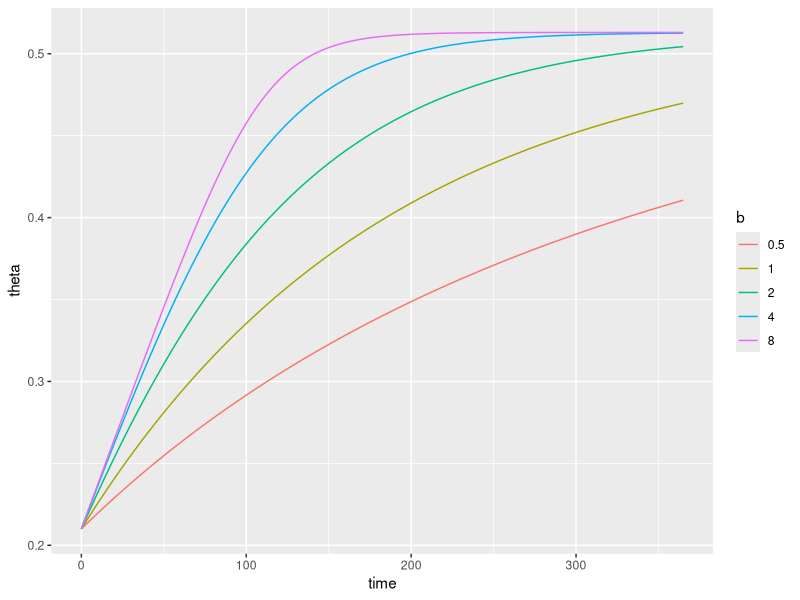
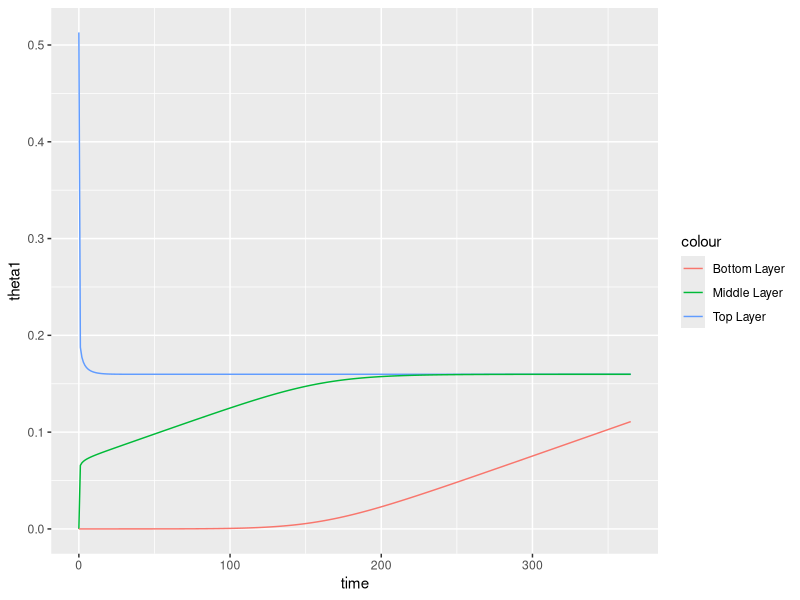
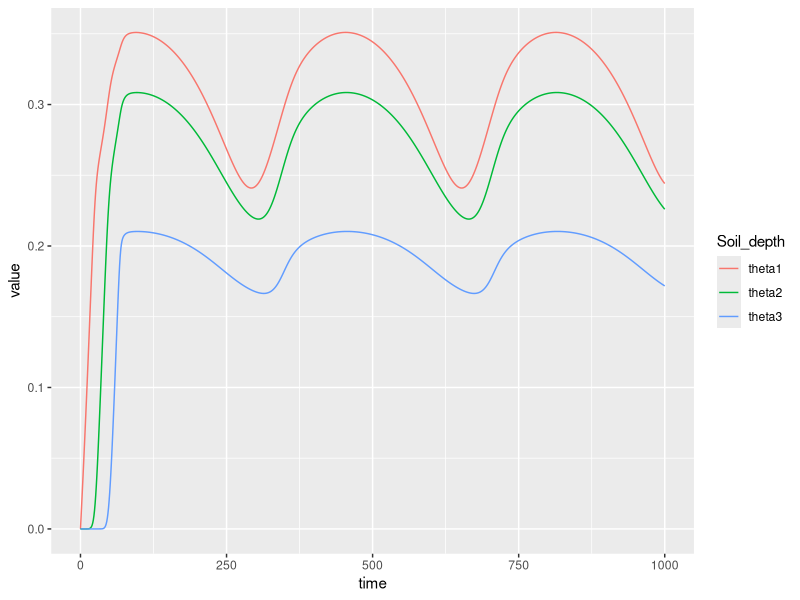
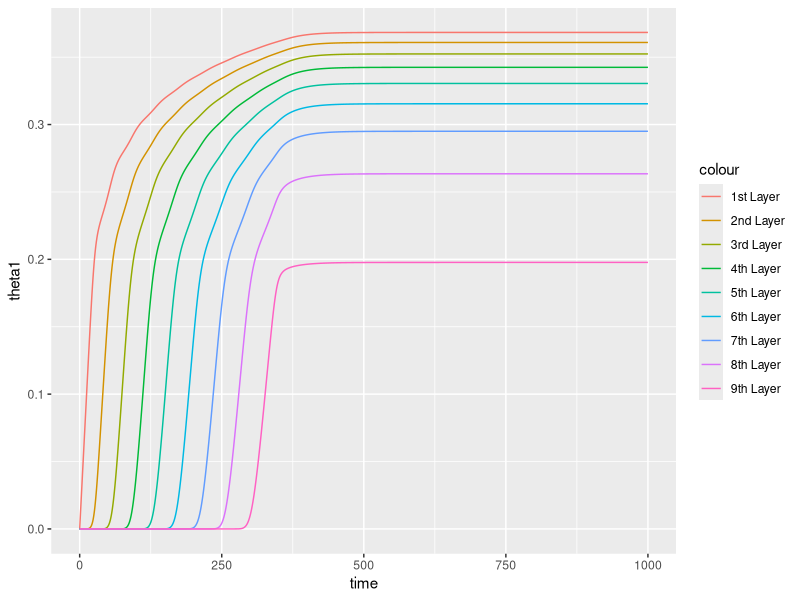
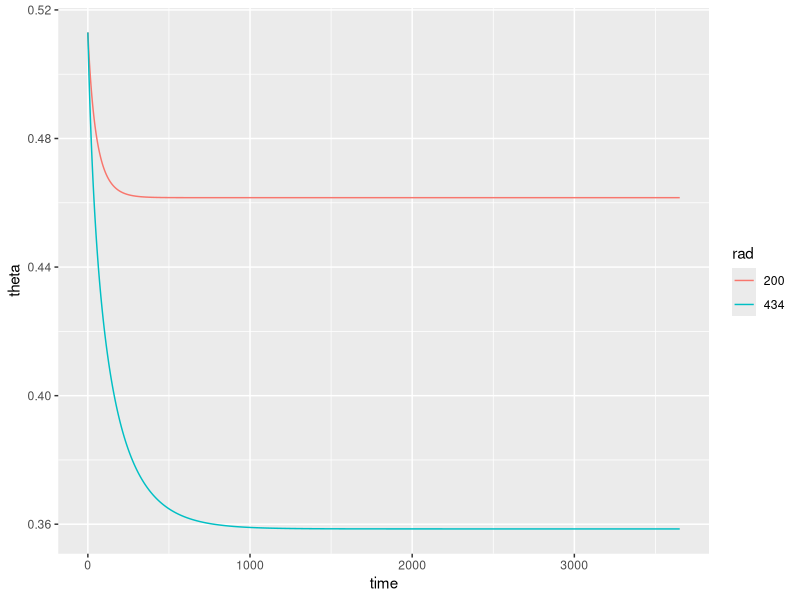
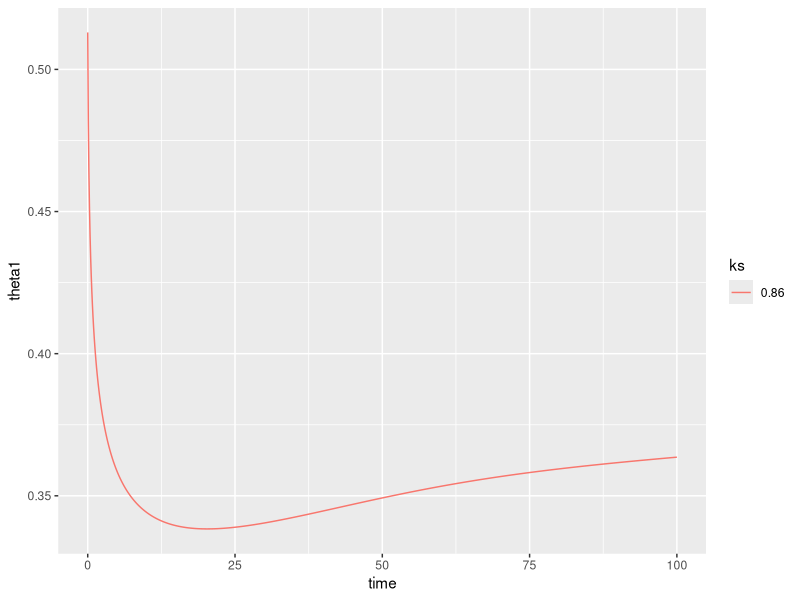
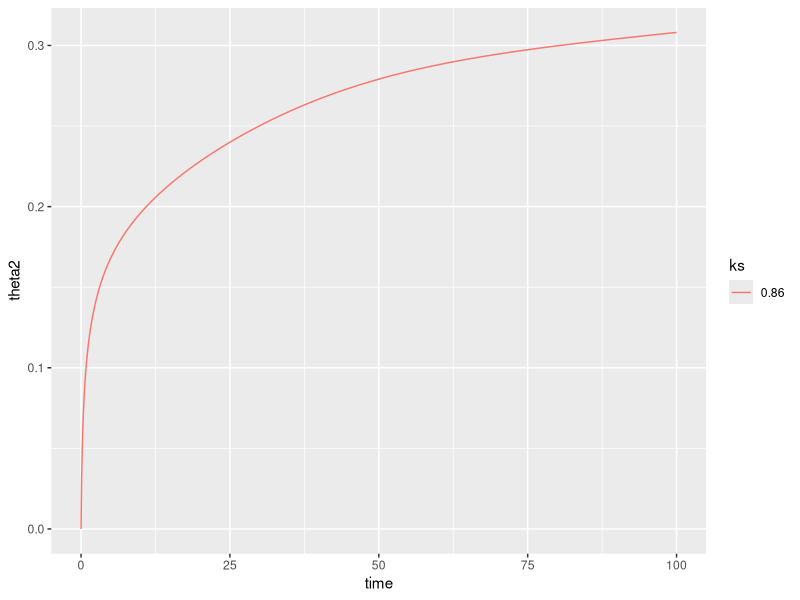
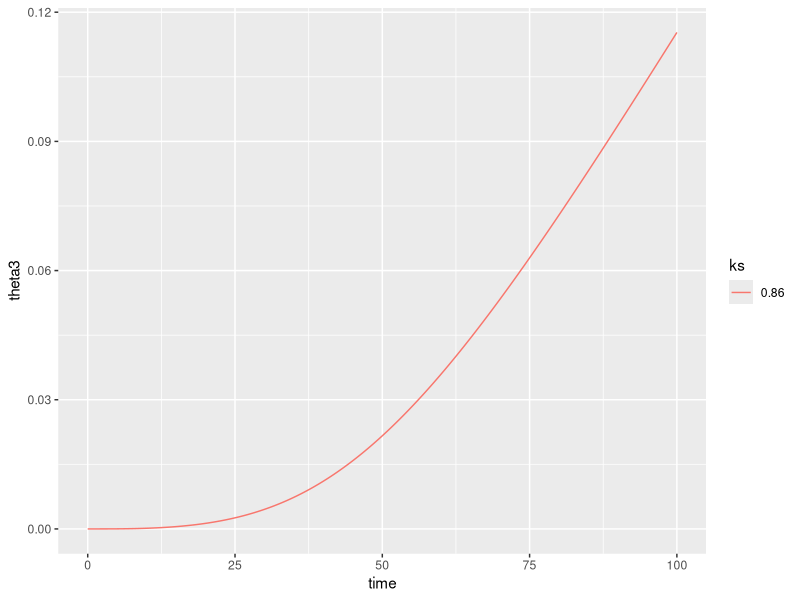

Reproduce these figures in R, in order.
## ---- chunk 1
knitr::opts_chunk$set(echo = TRUE)
## ---- chunk 2
library(tidyverse)
library(deSolve)
## ---- chunk 3
# Timestep
t <- seq(0,365, by = 1)

# Variables
theta_init <- c(theta=0.210)

# Model parameters
params <- 
  expand_grid(theta_sat = 0.513, 
            R  = 1000/365,
            b = c(1, 0.5, 2, 4, 8),
            z = 1000) %>%
        split(., .$b)

# Rates of change
theta_rates <- function(t, theta, params) {
  with(as.list(c(theta, params)), {
    
    dtheta_dt = (R*(1-(theta/theta_sat)^b))/z

    return(list(c(dtheta_dt)))
  })
}
## ---- chunk 4

logistic_solution <-
  map_dfr(
    params,
    ~ode(
    y = theta_init,
    times = t,
    func = theta_rates,
    parms = .x) %>%
  as.data.frame(), .id = "b")
## ---- chunk 5

logistic_solution %>% 
  ggplot(aes(time, theta, col=b)) +
  geom_line()

## ---- chunk 6
# Timestep
t <- seq(0,365, by = 1)

# Variables
theta_init <- c(theta1=0.513, theta2=0, theta3=0)

# Model parameters for silty loam (Landsberg)
params <- 
  expand_grid(theta_sat = 0.513, 
    R  = 1/365,
    #convert to day
    ksat = c(12.2*24),
    nk = 11.9
    ) %>%
        split(., .$ksat)

# Rates of change
theta_rates <- function(t, theta, params) {
  with(as.list(c(theta, params)), {
    dtheta1_dt = R - (ksat * (theta1/theta_sat)^nk)/0.1
    dtheta2_dt = ((ksat * (theta1/theta_sat)^nk) - (ksat * (theta2/theta_sat)^nk))/0.5
    dtheta3_dt = ((ksat * (theta2/theta_sat)^nk))/0.5
    return(list(c(dtheta1_dt,dtheta2_dt,dtheta3_dt)))
  })
}

## ---- chunk 7

logistic_solution <-
  map_dfr(
    params,
    ~ode(
    y = theta_init,
    times = t,
    func = theta_rates,
    parms = .x) %>%
  as.data.frame(), .id = "ks")
## ---- chunk 8

logistic_solution %>% 
 ggplot(aes(time)) + 
  geom_line(aes(y = theta1, col="Top Layer")) + 
  geom_line(aes(y = theta2, col="Middle Layer")) +
  geom_line(aes(y = theta3, col="Bottom Layer"))


## ---- chunk 9
# Timestep
t <- seq(0,1000, by = 0.1)

# Variables
theta_init <- c(theta11=0, theta22=0, theta33=0, theta44=0)



# Model parameters for silty loam (Landsberg)
params <- list(
  c(
    R=3/365,
    dsat = 1.4,
    nd = 6.5,
    theta_sat = c(0.482),
    b=8,
    amp=0,
    I_constant=1,
    sine_height=1,
    frequency=180,
    ksat=292.8,
    nk=11.9
    ))


# Rates of change
theta_rates1 <- function(t, theta_init, params) {
  with(as.list(c(theta_init, params)), {
    dtheta1_dt=R-(-dsat*(theta11/theta_sat)^nd)*((theta22-theta11)/0.50)
    dtheta2_dt=(-dsat*(theta11/theta_sat)^nd)*((theta22-theta11)/0.50)-(-dsat*(theta22/theta_sat)^nd)*((theta33-theta22)/0.50)
    dtheta3_dt=(-dsat*(theta22/theta_sat)^nd)*((theta33-theta22)/0.50)-((ksat)*(theta33/theta_sat)^nk)
    dtheta4_dt=((ksat)*(theta33/theta_sat)^nk)
    
    return(list(c(dtheta1_dt,dtheta2_dt,dtheta3_dt,dtheta4_dt)))
  })
}
## ---- chunk 10

logistic_solution1 <-
  map_dfr(
    params,
    ~ode(
    y = theta_init,
    times = t,
    func = theta_rates1,
    parms = .x) %>%
  as.data.frame())
## ---- chunk 11
#set time period and time step
t <- seq(0,1000, by = 1)

#how many soil depths should be monitored
n=3

#set depth of points, can be customised. N-1 in this case accounts for one customsied point, all others are the same
standard_depth = 0.5
z <- c(0.10, rep(standard_depth, n-1))

i=1

#set vector to collect gradients 
dtheta_dt <- vector(length = n)

#set initial soil moisture content for each layer (boundary z[i] - z[i-1]) as well as the amount of water lost to deep drainage and runoff and the total amount of rainfall falling in period for sanity check, particulary important for when inclduing temporal variation
theta_init <- c(theta=rep(0, n), runoff = 0, deep_drainage=0, cumulative_rain=0)

#set parameter values
params <- list(
  c(
    R=3/365,
    dsat = 1.4,
    nd = 6.5,
    theta_sat = 0.482,
    b=8,
    ksat=292.8,
    nk=11.9,
    amp=1,
    sine_height=1,
    frequency=180,
    I_constant = 1
    ))
#soil moisture drainage model

theta_rates <- function(t, theta, params) {
  with(as.list(c(theta, params)), {
    
    I = (1-I_constant*(theta[i]/theta_sat)^b)
    S = amp*sin(t/frequency*pi)+sine_height
    

    for(i in 1:n){
    
    #top layer. Non-infiltrating rainfall is stored in runoff, but leaves the plant-accessible water budget forever. 
      if(i == 1) {
    inflow = R*S*I
    runoff = (R*S)*(1-I)
    outflow = (-dsat*(theta[i]/theta_sat)^nd)*((theta[i+1]-theta[i])/z[i+1])
  
      }
    
    #middle layers  
      if(!i %in% c(1, n)) {
     inflow = (-dsat*(theta[i-1]/theta_sat)^nd)*((theta[i]-theta[i-1])/z[i])
     outflow= (-dsat*(theta[i]/theta_sat)^nd)*((theta[i+1]-theta[i])/z[i+1])
      }
      
    # last layer - water that outflows from this layer is gone forever. Values are stored in deep_drainage.
      if(i == (n)) {
    inflow = (-dsat*(theta[i-1]/theta_sat)^nd)*((theta[i]-theta[i-1])/z[i])
    outflow = ((ksat)*(theta[i]/theta_sat)^nk)
    deep_drainage = ((ksat)*(theta[i]/theta_sat)^nk)
      }
    
      
    dtheta_dt[i] = inflow - outflow
    runoff = runoff
    deep_drainage = deep_drainage
    cumulative_rain = R*S
    }
    
    return(list(c(dtheta_dt, runoff, deep_drainage, cumulative_rain)))
  })
}



## ---- chunk 12

logistic_solution <-
  map_dfr(
    params,
    ~ode(
    y = theta_init,
    times = t,
    func = theta_rates,
    parms = .x) %>%
  as.data.frame())
## ---- chunk 13

logistic_solution %>%
  select(time, contains("theta")) %>%
  pivot_longer(., contains("theta")) %>%
  rename(Soil_depth = name) %>%
  ggplot(aes(time)) +
  geom_line(aes(y=value, col=Soil_depth))
 
## ---- chunk 14
#ignore below for now


# Timestep
t <- seq(0,1000, by = 0.1)

# Variables
theta_init <- c(theta1=0, theta2=0, theta3=0, theta4=0, theta5=0, theta6=0, theta7=0, theta8=0, theta9=0, theta10=0, runoff = 0)


# Model parameters for silty loam (Landsberg)
params <- list(
  c(
    R=3/365,
    dsat = 1.4,
    nd = 6.5,
    theta_sat = c(0.482),
    b=8,
    I_constant=1,
    amp=0,
    sine_height=1,
    frequency=180,
    ksat=292.8,
    nk=11.9))

# Rates of change
theta_rates <- function(t, theta_init, params) {
  with(as.list(c(theta_init, params)), {
    I = (1-(theta1/theta_sat)^b)
    S = amp*sin(t/frequency*pi)+sine_height
    dtheta1_dt=R*S*I-(-dsat*(theta1/theta_sat)^nd)*((theta2-theta1)/0.25)
    dtheta2_dt=((-dsat*(theta1/theta_sat)^nd)*((theta2-theta1)/0.25)-(-dsat*(theta2/theta_sat)^nd)*((theta3-theta2)/0.25))
    dtheta3_dt=((-dsat*(theta2/theta_sat)^nd)*((theta3-theta2)/0.25)-(-dsat*(theta3/theta_sat)^nd)*((theta4-theta3)/0.25))
    dtheta4_dt=((-dsat*(theta3/theta_sat)^nd)*((theta4-theta3)/0.25)-(-dsat*(theta4/theta_sat)^nd)*((theta5-theta4)/0.25))
    dtheta5_dt=((-dsat*(theta4/theta_sat)^nd)*((theta5-theta4)/0.25)-(-dsat*(theta5/theta_sat)^nd)*((theta6-theta5)/0.25))
    dtheta6_dt=((-dsat*(theta5/theta_sat)^nd)*((theta6-theta5)/0.25)-(-dsat*(theta6/theta_sat)^nd)*((theta7-theta6)/0.25))
    dtheta7_dt=((-dsat*(theta6/theta_sat)^nd)*((theta7-theta6)/0.25)-(-dsat*(theta7/theta_sat)^nd)*((theta8-theta7)/0.25))
    dtheta8_dt=((-dsat*(theta7/theta_sat)^nd)*((theta8-theta7)/0.25)-(-dsat*(theta8/theta_sat)^nd)*((theta9-theta8)/0.25))
    dtheta9_dt=((-dsat*(theta8/theta_sat)^nd)*((theta9-theta8)/0.25))-((ksat)*(theta9/theta_sat)^nk)
    dtheta10_dt= ((ksat)*(theta9/theta_sat)^nk)
    # ((12.2*24)*(theta9/theta_sat)^11.9)
    runoff = R*S*(1-I)


    return(list(c(dtheta1_dt,dtheta2_dt, dtheta3_dt,dtheta4_dt,dtheta5_dt,dtheta6_dt,dtheta7_dt,dtheta8_dt,dtheta9_dt,dtheta10_dt
, runoff)))
  })
}


## ---- chunk 15

logistic_solution <-
  map_dfr(
    params,
    ~ode(
    y = theta_init,
    times = t,
    func = theta_rates,
    parms = .x) %>%
  as.data.frame())

## ---- chunk 16

logistic_solution %>% 
 ggplot(aes(time)) + 
  geom_line(aes(y = theta1, col="1st Layer")) + 
  geom_line(aes(y = theta2, col="2nd Layer")) + 
  geom_line(aes(y = theta3, col="3rd Layer"))+ 
  geom_line(aes(y = theta4, col="4th Layer"))+ 
  geom_line(aes(y = theta5, col="5th Layer"))+ 
  geom_line(aes(y = theta6, col="6th Layer"))+ 
  geom_line(aes(y = theta7, col="7th Layer"))+ 
  geom_line(aes(y = theta8, col="8th Layer"))+ 
  geom_line(aes(y = theta9, col="9th Layer"))




## ---- chunk 17
# Timestep
t <- seq(0,3650, by = 1)

# Variables
theta_init <- c(theta=0.513)

# Model parameters
params <- 
  expand_grid(theta_sat = 0.513,
            R  = 1000/365,
            b = 8,
            gcmax=0.0025,
            gb=0.01,
            vpd=900,
            p = 1.204,
            cpa = 1004, 
            y=66.1, 
            s=145,
            air_temp=25,
            slope_sat_vap_curve = 4098*(0.6108*exp((17.27*air_temp)/(air_temp+237.3)))/(air_temp+237.3)^2 *1000,
            #radiation will be fed in from plant model based on its solar radiation submodel and plant lai
            rad = c(200,434),
            max_air_temp = 25,
            min_air_temp= 10,
            L = 2.45*10^6,
            z = 1500) %>%
            split(., .$rad)

# Rates of change
theta_rates <- function(t, theta, params) {
  with(as.list(c(theta, params)), {
    evap_numerator = slope_sat_vap_curve *rad + gb*p*cpa*vpd
    evap_denominator = slope_sat_vap_curve + y*(1+gb/(gcmax*(theta/theta_sat)))
    evap=evap_numerator/evap_denominator*(1/L)*12*60*60
    dtheta_dt = (R*(1-(theta/theta_sat)^b)- evap)/z

    return(list(c(dtheta_dt)))
  })
}
## ---- chunk 18

logistic_solution <-
  map_dfr(
    params,
    ~ode(
    y = theta_init,
    times = t,
    func = theta_rates,
    parms = .x) %>%
  as.data.frame(), .id = "rad")
## ---- chunk 19

logistic_solution %>% 
  ggplot(aes(time, theta, col=rad)) +
  geom_line()

## ---- chunk 20
# Timestep
t <- seq(0,100, by = 0.1)

# Variables
theta_init <- c(theta1=0.513, theta2=0, theta3=0)

# Model parameters
params <- 
  expand_grid(
    theta_sat = 0.513, 
    ds = 0.86,
    nd = 8.5,
    R = 0.00274
    ) %>%
        split(., .$ds)

# Rates of change
theta_rates <- function(t, theta, params) {
  with(as.list(c(theta, params)), {
    
    dtheta_dt1 = R -(ds*((theta1/theta_sat)^nd)) * (theta1-theta2)
    dtheta_dt2 = ((ds*((theta1/theta_sat)^nd)) * (theta1-theta2)) - ((ds*((theta2/theta_sat)^nd)) * (theta2-theta3))
    dtheta_dt3 = ((ds*((theta2/theta_sat)^nd)) * (theta2-theta3))

    return(list(c(dtheta_dt1,dtheta_dt2,dtheta_dt3)))
  })
}

## ---- chunk 21

logistic_solution <-
  map_dfr(
    params,
    ~ode(
    y = theta_init,
    times = t,
    func = theta_rates,
    parms = .x) %>%
  as.data.frame(), .id = "ks")
## ---- chunk 22

logistic_solution %>% 
  ggplot(aes(time, theta1, col=ks)) +
  geom_line()

logistic_solution %>% 
  ggplot(aes(time, theta2, col=ks)) +
  geom_line()

logistic_solution %>% 
  ggplot(aes(time, theta3, col=ks)) +
  geom_line()


## ---- chunk 23
# Timestep
t <- seq(0,10, by = 0.1)

# Variables
theta_init <- c(theta=0.482)

# Model parameters
params <- 
  expand_grid(
    ks = c(0.00021388),
    theta_sat = 0.482, 
    nk = 0.007,
    g = 9.8,
    pw = 1000,
    apsi = 1.87,
    npsi = 11.3) %>%
        split(., .$ks)

# Rates of change
theta_rates <- function(t, theta, params) {
  with(as.list(c(theta, params)), {
    
    dtheta_dt = -(((ks*(theta/theta_sat)^nk)/(g*pw)) * apsi * npsi * theta^(-npsi-1))

    return(list(c(dtheta_dt)))
  })
}

## ---- chunk 24

logistic_solution <-
  map_dfr(
    params,
    ~ode(
    y = theta_init,
    times = t,
    func = theta_rates,
    parms = .x) %>%
  as.data.frame(), .id = "ks")
## ---- chunk 25

logistic_solution %>% 
  ggplot(aes(time, theta, col=ks)) +
  geom_line()


## ---- chunk 26
# Timestep
t <- seq(0,10, by = 0.01)

# Variables
theta_init <- c(theta=0)

# Model parameters
params <- 
  expand_grid(theta_sat = 0.482, 
            R  = 1.0,
            ks = c(40.47, 146),
            c = 4,
            b = 4) %>%
        split(., .$ks)

# Rates of change
theta_rates <- function(t, theta, params) {
  with(as.list(c(theta, params)), {
    
    dtheta_dt = R*(1-(theta/theta_sat)^b)-ks*(theta/theta_sat)^c

    return(list(c(dtheta_dt)))
  })
}

## ---- chunk 27

logistic_solution <-
  map_dfr(
    params,
    ~ode(
    y = theta_init,
    times = t,
    func = theta_rates,
    parms = .x) %>%
  as.data.frame(), .id = "ks")
## ---- chunk 28

logistic_solution %>% 
  ggplot(aes(time, theta, col=ks)) +
  geom_line()


## ---- chunk 29
# Timestep
t <- seq(0,10, by = 0.01)

# Variables
theta_init <- c(theta=0)

# Model parameters
params <- 
  expand_grid(theta_sat = 0.482, 
            R  = 1.0,
            ks = c(40.47, 5550.37),
            c = 11,
            b = 4) %>%
        split(., .$ks)

# Rates of change
theta_rates <- function(t, theta, params) {
  with(as.list(c(theta, params)), {
    
    dtheta_dt = (R+R*sin(t/(2*pi)^-1))*(1-(theta/theta_sat)^b)-ks*(theta/theta_sat)^c

    return(list(c(dtheta_dt)))
  })
}

## ---- chunk 30

logistic_solution <-
  map_dfr(
    params,
    ~ode(
    y = theta_init,
    times = t,
    func = theta_rates,
    parms = .x) %>%
  as.data.frame(), .id = "ks")
## ---- chunk 31

logistic_solution %>% 
  ggplot(aes(time, theta, col=ks)) +
  geom_line()


## ---- chunk 32
# Timestep
t <- seq(0,10, by = 0.01)

# Variables
theta_init <- c(theta=0)

# Model parameters
params <- 
  expand_grid(theta_sat = 0.482, 
            R  = 1.0,
            ks = c(40.47),
            c = 11,
            b = 4,
            pe = c(0.5,1,1.4),
            k = 0.46,
            LAI = 0) %>%
        split(., .$pe)


# Rates of change
theta_rates <- function(t, theta, params) {
  with(as.list(c(theta, params)), {
    
    dtheta_dt = R*(1-(theta/theta_sat)^b)-ks*(theta/theta_sat)^c - 
    pe*(exp(-k * LAI)/(1 + exp (-12 * (theta /theta_sat - 0.5))))

    return(list(c(dtheta_dt)))
  })
}

## ---- chunk 33

logistic_solution <-
  map_dfr(
    params,
    ~ode(
    y = theta_init,
    times = t,
    func = theta_rates,
    parms = .x) %>%
  as.data.frame(), .id = "pe")
## ---- chunk 34

logistic_solution %>% 
  ggplot(aes(time, theta, col=pe)) +
  geom_line()


## ---- chunk 35
# Timestep
t <- seq(0,10, by = 0.01)

# Variables
theta_init <- c(theta=0)

# Model parameters
params <- 
  expand_grid(theta_sat = 0.482, 
            R  = 1.0,
            ks = c(40.47),
            c = 11,
            b = 4,
            pe = c(0.5, 1,1.4),
            k = 0.46,
            LAI = 0) %>%
        split(., .$pe)


# Rates of change
theta_rates <- function(t, theta, params) {
  with(as.list(c(theta, params)), {
    
    dtheta_dt = (R+R*sin(t/(2*pi)^-1))*(1-(theta/theta_sat)^b)-ks*(theta/theta_sat)^c - 
    pe*(exp(-k * LAI)/(1 + exp (-12 * (theta /theta_sat - 0.5))))

    return(list(c(dtheta_dt)))
  })
}

## ---- chunk 36

logistic_solution <-
  map_dfr(
    params,
    ~ode(
    y = theta_init,
    times = t,
    func = theta_rates,
    parms = .x) %>%
  as.data.frame(), .id = "pe")
## ---- chunk 37

logistic_solution %>% 
  ggplot(aes(time, theta, col=pe)) +
  geom_line()


## ---- chunk 38
# Timestep
t <- seq(0,100, by = 1)

# Variables
theta_init <- c(theta=0.482)

# Model parameters for silty loam (Landsberg)
params <- 
  expand_grid(
    #convert to day
    ksat = c(12.2*24),
    nk = 11.9,
    theta_sat = 0.482, 
    g = 9.8,
    pw = 1000,
    apsi = 1.87,
    npsi = 4.5) %>%
        split(., .$ksat)

# Rates of change
theta_rates <- function(t, theta, params) {
  with(as.list(c(theta, params)), {
    soil_conductivity = ksat * (theta/theta_sat)^nk
    dpsi_dtheta = apsi * npsi * theta ^ (-npsi-1)
    # dtheta_dt = - (soil_conductivity/(g*pw))*dpsi_dtheta*((theta-0.2)/0.1)
      dtheta_dt = - (soil_conductivity)


    return(list(c(dtheta_dt)))
  })
}

## ---- chunk 39

logistic_solution <-
  map_dfr(
    params,
    ~ode(
    y = theta_init,
    times = t,
    func = theta_rates,
    parms = .x) %>%
  as.data.frame(), .id = "ks")
## ---- chunk 40

logistic_solution %>% 
  ggplot(aes(time, theta, col=ks)) +
  geom_line()
